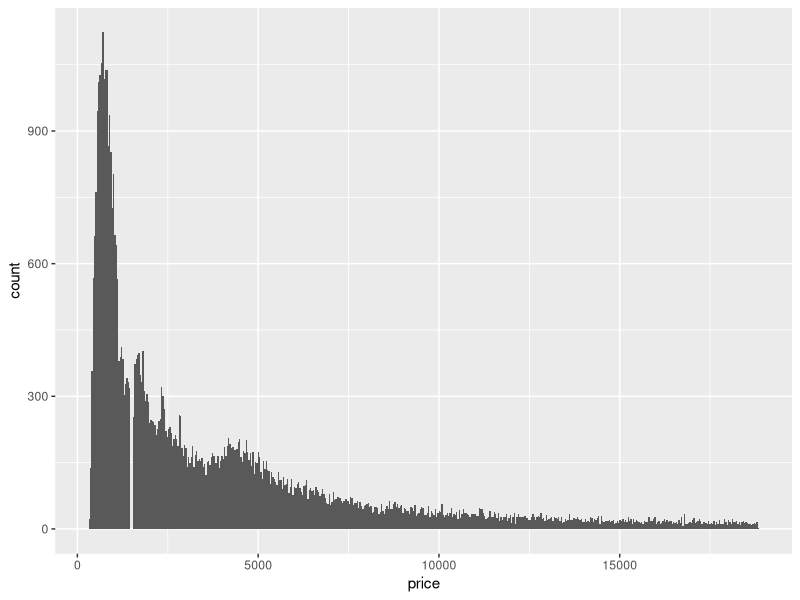
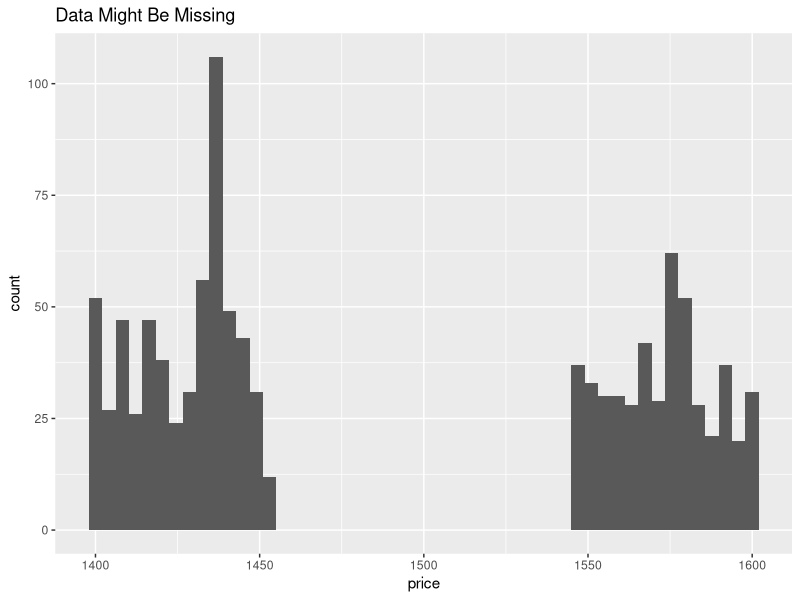

Reproduce these figures in R, in order.
## ---- chunk 1
knitr::opts_chunk$set(echo = TRUE)
## ---- chunk 2
library(tidyverse)
## ---- chunk 3
ggplot2::diamonds
## ---- chunk 4
ggplot(diamonds,mapping = aes(price)) +
  geom_histogram(bins = 500)
## ---- chunk 5

Diamond_Gap <- diamonds %>% filter(price <= 1600 & price >= 1400)
ggplot(Diamond_Gap,mapping = aes(price)) +
  geom_histogram(bins = 50)+
  ggtitle("Data Might Be Missing")

## ---- chunk 6

ggplot2::diamonds %>% filter(price <= 1546 & price >= 1453)
